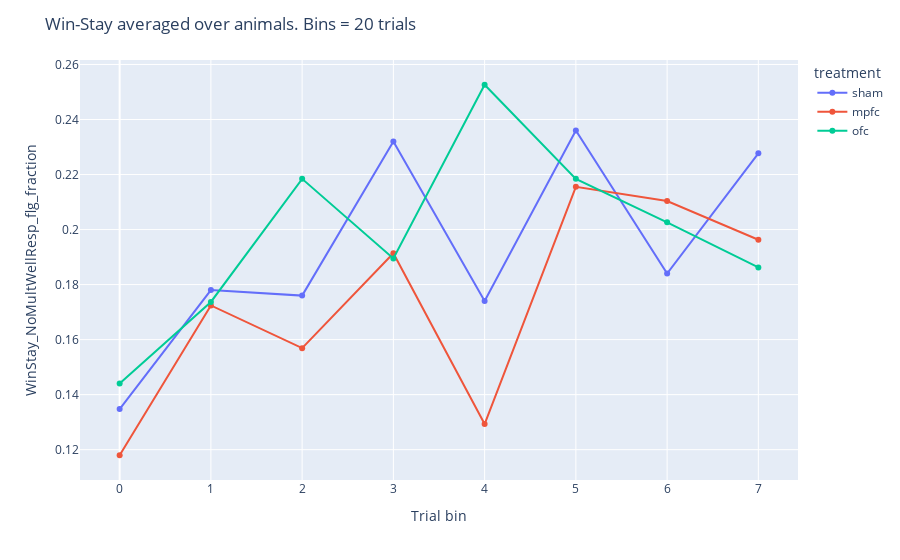

Notebook code for this chart:
### Markdown cell above
**Win-Stay**

### Code cell
df = preprocessing.bin_data(df, 20)
ws_bin = plotting.bin_and_aggregate_flag(df, "WinStay_NoMultWellResp_flg")
fig = plotting.line_by_treatment_across_bins(
    ws_bin,
    y="WinStay_NoMultWellResp_flg_fraction",
    category_orders=cat, 
    title="Win-Stay averaged over animals. Bins = 20 trials"
)

fig.write_image(export_path + "/win-stay_binned.svg")

fig.show()

### Figure 1 — Plotly figure (JSON) as saved in the notebook; plotly's stock layout.template omitted (floating-point values rounded to 4 significant figures)
{"data": [{"hovertemplate": "treatment=sham<br>Trial bin=%{x}<br>WinStay_NoMultWellResp_flg_fraction=%{y}<extra></extra>", "legendgroup": "sham", "line": {"color": "#636efa", "dash": "solid"}, "marker": {"symbol": "circle"}, "mode": "lines+markers", "name": "sham", "orientation": "v", "showlegend": true, "type": "scatter", "x": [0, 1, 2, 3, 4, 5, 6, 7], "xaxis": "x", "y": [0.1347, 0.178, 0.176, 0.232, 0.174, 0.236, 0.184, 0.2277], "yaxis": "y"}, {"hovertemplate": "treatment=mpfc<br>Trial bin=%{x}<br>WinStay_NoMultWellResp_flg_fraction=%{y}<extra></extra>", "legendgroup": "mpfc", "line": {"color": "#EF553B", "dash": "solid"}, "marker": {"symbol": "circle"}, "mode": "lines+markers", "name": "mpfc", "orientation": "v", "showlegend": true, "type": "scatter", "x": [0, 1, 2, 3, 4, 5, 6, 7], "xaxis": "x", "y": [0.118, 0.1724, 0.1569, 0.1914, 0.1293, 0.2155, 0.2103, 0.1963], "yaxis": "y"}, {"hovertemplate": "treatment=ofc<br>Trial bin=%{x}<br>WinStay_NoMultWellResp_flg_fraction=%{y}<extra></extra>", "legendgroup": "ofc", "line": {"color": "#00cc96", "dash": "solid"}, "marker": {"symbol": "circle"}, "mode": "lines+markers", "name": "ofc", "orientation": "v", "showlegend": true, "type": "scatter", "x": [0, 1, 2, 3, 4, 5, 6, 7], "xaxis": "x", "y": [0.144, 0.1737, 0.2184, 0.1895, 0.2526, 0.2184, 0.2026, 0.1862], "yaxis": "y"}], "layout": {"legend": {"title": {"text": "treatment"}, "tracegroupgap": 0}, "margin": {"t": 60}, "title": {"text": "Win-Stay averaged over animals. Bins = 20 trials"}, "xaxis": {"anchor": "y", "domain": [0, 1], "title": {"text": "Trial bin"}}, "yaxis": {"anchor": "x", "domain": [0, 1], "title": {"text": "WinStay_NoMultWellResp_flg_fraction"}}}}
